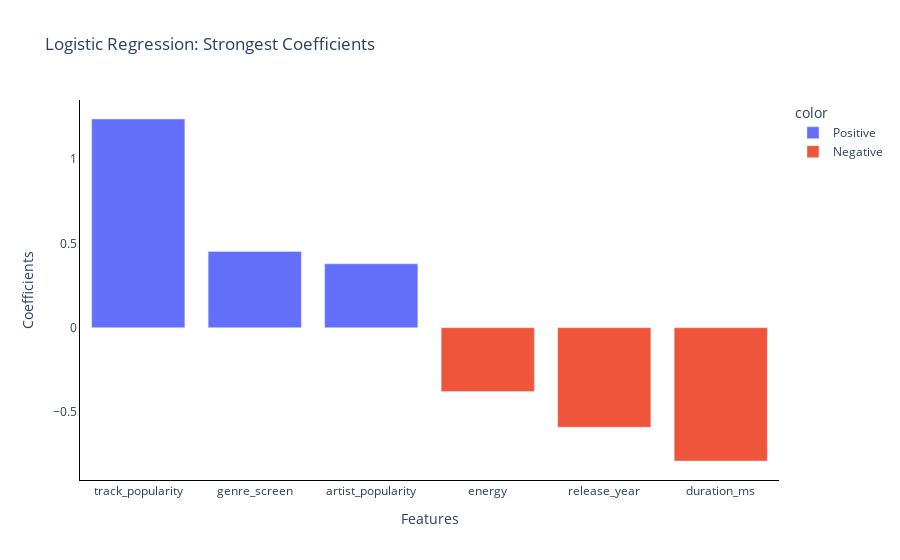

Notebook code for this chart:
### Code cell
fig = px.bar(data_frame=comb_df,
                 x='features',
                 y='coefficients',
             labels={'features':'Features',
                    'coefficients':'Coefficients',
                    'colo'},
             title='Logistic Regression: Strongest Coefficients',
            color='color')

fig.update_layout(plot_bgcolor = 'rgba(0, 0, 0, 0)' )

fig.update_xaxes(linewidth = 1, linecolor ='black')
fig.update_yaxes(linewidth = 1, linecolor ='black')
fig.show()

### Figure 1 — Plotly figure (JSON) as saved in the notebook; plotly's stock layout.template omitted (floating-point values rounded to 4 significant figures)
{"data": [{"alignmentgroup": "True", "hovertemplate": "color=Positive<br>Features=%{x}<br>Coefficients=%{y}<extra></extra>", "legendgroup": "Positive", "marker": {"color": "#636efa", "pattern": {"shape": ""}}, "name": "Positive", "offsetgroup": "Positive", "orientation": "v", "showlegend": true, "textposition": "auto", "type": "bar", "x": ["track_popularity", "genre_screen", "artist_popularity"], "xaxis": "x", "y": [1.239, 0.4518, 0.379], "yaxis": "y"}, {"alignmentgroup": "True", "hovertemplate": "color=Negative<br>Features=%{x}<br>Coefficients=%{y}<extra></extra>", "legendgroup": "Negative", "marker": {"color": "#EF553B", "pattern": {"shape": ""}}, "name": "Negative", "offsetgroup": "Negative", "orientation": "v", "showlegend": true, "textposition": "auto", "type": "bar", "x": ["energy", "release_year", "duration_ms"], "xaxis": "x", "y": [-0.379, -0.5916, -0.792], "yaxis": "y"}], "layout": {"barmode": "relative", "legend": {"title": {"text": "color"}, "tracegroupgap": 0}, "plot_bgcolor": "rgba(0, 0, 0, 0)", "title": {"text": "Logistic Regression: Strongest Coefficients"}, "xaxis": {"anchor": "y", "domain": [0, 1], "linecolor": "black", "linewidth": 1, "title": {"text": "Features"}}, "yaxis": {"anchor": "x", "domain": [0, 1], "linecolor": "black", "linewidth": 1, "title": {"text": "Coefficients"}}}}
